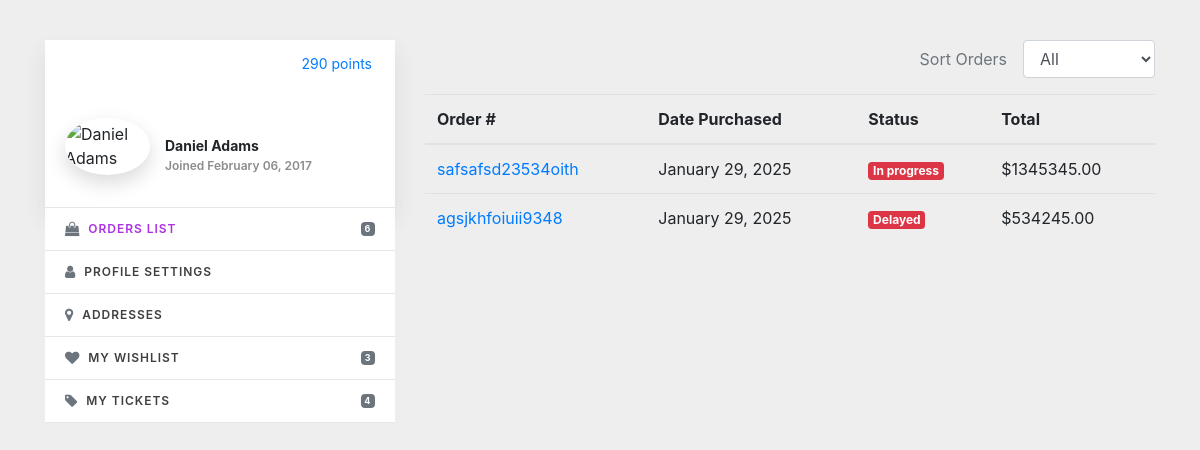
The app's page /home/order/list/ with its own data.
### apps/models.py (models this page shows, shortened)
class Order(Model):
    class OrderType(TextChoices):
        CANCELED = 'canceled', 'Canceled'
        IN_PROGRESS = 'in progress', 'In progress'
        Delayed = 'delayed', 'Delayed'
        DELIVERED = 'delivered', 'Delivered'
    order = CharField(max_length=255)
    date_purchased = DateField(auto_now_add=True)
    total = DecimalField(max_digits=12, decimal_places=2)
    status = CharField(max_length=255, choices=OrderType, default=OrderType.IN_PROGRESS)
    user = ForeignKey(User, on_delete=CASCADE, related_name='orders')
    product = ForeignKey(Product, on_delete=CASCADE, related_name='orders')

### apps/views.py (the view)
# urls.py: path('home/order/list/', home_order_list),
def home_order_list(request):
    orders = Order.objects.all()
    context = {"orders": orders}
    return render(request, 'lesson2/homework/order-list.html', context)

### templates/lesson2/homework/order-list.html (shortened to what this page needs)
<!DOCTYPE html>
<html
        lang="en">
<head
        itemscope="" itemtype="http://schema.org/WebSite">
</head>
<body>
<div
        id="snippetContent">
    <link
            rel="stylesheet" href="https://cdn.jsdelivr.net/npm/bootstrap@4.1.1/dist/css/bootstrap.min.css">
    <link
            href="https://maxcdn.bootstrapcdn.com/font-awesome/4.3.0/css/font-awesome.min.css" rel="stylesheet">
    <div
            class="container mb-4 main-container">
        <div
                class="row">
            <div
                    class="col-lg-4 pb-5">
                <div
                        class="author-card pb-3">
                    <div
                            class="author-card-cover"
                            style="background-image: url(https://bootdey.com/img/Content/flores-amarillas-wallpaper.jpeg);">
                        <a
                                class="btn btn-style-1 btn-white btn-sm" href="#" data-toggle="tooltip" title=""
                                data-original-title="You currently have 290 Reward points to spend">&nbsp;290 points</a></div>
                    <div
                            class="author-card-profile">
                        <div
                                class="author-card-avatar"><img
                                src="https://bootdey.com/img/Content/avatar/avatar1.png" alt="Daniel Adams"></div>
                        <div
                                class="author-card-details"><h5 class="author-card-name text-lg">Daniel Adams</h5><span
                                class="author-card-position">Joined February 06, 2017</span></div>
                    </div>
                </div>
                <div
                        class="wizard">
                    <nav
                            class="list-group list-group-flush"><a
                            class="list-group-item active" href="#">
                        <div
                                class="d-flex justify-content-between align-items-center">
                            <div><i
                                    class="fa fa-shopping-bag mr-1 text-muted"></i>
                                <div
                                        class="d-inline-block font-weight-medium text-uppercase">Orders List
                                </div>
                            </div>
                            <span
                                    class="badge badge-secondary">6</span></div>
                    </a><a
                            class="list-group-item"
                            href="https://www.bootdey.com/snippets/view/bs4-profile-settings-page" target="__blank"><i
                            class="fa fa-user text-muted"></i>Profile Settings</a><a
                            class="list-group-item" href="#"><i
                            class="fa fa-map-marker text-muted"></i>Addresses</a> <a
                            class="list-group-item"
                            href="https://www.bootdey.com/snippets/view/bs4-wishlist-profile-page" tagert="__blank">
                        <div
                                class="d-flex justify-content-between align-items-center">
                            <div><i
                                    class="fa fa-heart mr-1 text-muted"></i>
                                <div
                                        class="d-inline-block font-weight-medium text-uppercase">My Wishlist
                                </div>
                            </div>
                            <span
                                    class="badge badge-secondary">3</span></div>
                    </a> <a
                            class="list-group-item" href="#">
                        <div
                                class="d-flex justify-content-between align-items-center">
                            <div><i
                                    class="fa fa-tag mr-1 text-muted"></i>
                                <div
                                        class="d-inline-block font-weight-medium text-uppercase">My Tickets
                                </div>
                            </div>
                            <span
                                    class="badge badge-secondary">4</span></div>
                    </a></nav>
                </div>
            </div>
            <div
                    class="col-lg-8 pb-5">
                <div
                        class="d-flex justify-content-end pb-3">
                    <div
                            class="form-inline"><label
                            class="text-muted mr-3" for="order-sort">Sort Orders</label> <select
                            class="form-control" id="order-sort">
                        <option>All</option>
                    </select></div>
                </div>
                <div
                        class="table-responsive">
                    <table
                            class="table table-hover mb-0">
                        <thead>
                        <tr>
                            <th>Order #</th>
                            <th>Date Purchased</th>
                            <th>Status</th>
                            <th>Total</th>
                        </tr>
                        </thead>
                        <tbody>
                        {% for order in orders %}
                        	<tr>
                            <td><a
                                    class="navi-link" href="#order-details" data-toggle="modal">{{ order.order }}</a></td>
                            <td>{{ order.date_purchased|date:'F d, Y'}}</td>
                            <td><span
                                    class="badge badge-danger m-0">{{ order.status.capitalize }}</span></td>
                            <td><span>${{ order.total }}</span></td>
                        </tr>
                        {% endfor %}
                        </tbody>
                    </table>
                </div>
            </div>
        </div>
    </div>
</div>
</body>
</html>

### templates/lesson2/homework/order-list.html (style rules this page uses)
body { background: #eee; }
.main-container { margin-top: 40px; }
.author-card { position: relative; padding-bottom: 48px; background-color: #fff; box-shadow: 0 12px 20px 1px rgba(64, 64, 64, .09); }
.author-card .author-card-cover { position: relative; width: 100%; height: 100px; background-position: center; background-repeat: no-repeat; background-size: cover; }
.author-card .author-card-cover::after { display: block; position: absolute; top: 0; left: 0; width: 100%; height: 100%; content: ''; opacity: 0.5; }
.author-card .author-card-cover > .btn { position: absolute; top: 12px; right: 12px; padding: 0 10px; }
.author-card .author-card-profile { display: table; position: relative; margin-top: -22px; padding-right: 15px; padding-bottom: 16px; padding-left: 20px; z-index: 5; }
.author-card .author-card-profile .author-card-avatar, .author-card .author-card-profile .author-card-details { display: table-cell; vertical-align: middle; }
.author-card .author-card-profile .author-card-avatar { width: 85px; border-radius: 50%; box-shadow: 0 8px 20px 0 rgba(0, 0, 0, .15); overflow: hidden; }
.author-card .author-card-profile .author-card-avatar > img { display: block; width: 100%; }
.author-card .author-card-profile .author-card-details { padding-top: 20px; padding-left: 15px; }
.author-card .author-card-profile .author-card-name { margin-bottom: 2px; font-size: 14px; font-weight: bold; }
.author-card .author-card-profile .author-card-position { display: block; color: #8c8c8c; font-size: 12px; font-weight: 600; }
.btn-style-1.btn-white { background-color: #fff; }
.list-group-item i { display: inline-block; margin-top: -1px; margin-right: 8px; font-size: 1.2em; vertical-align: middle; }
.mr-1, .mx-1 { margin-right: .25rem !important; }
.list-group-item.active:not(.disabled) { border-color: #e7e7e7; background: #fff; color: #ac32e4; cursor: default; pointer-events: none; }
.list-group-flush:last-child .list-group-item:last-child { border-bottom: 0; }
.list-group-flush .list-group-item { border-right: 0 !important; border-left: 0 !important; }
.list-group-flush .list-group-item { border-right: 0; border-left: 0; border-radius: 0; }
.list-group-item.active { z-index: 2; color: #fff; background-color: #007bff; border-color: #007bff; }
.list-group-item:last-child { margin-bottom: 0; border-bottom-right-radius: .25rem; border-bottom-left-radius: .25rem; }
a.list-group-item, .list-group-item-action { color: #404040; font-weight: 600; }
.list-group-item { padding-top: 16px; padding-bottom: 16px; -webkit-transition: all .3s; transition: all .3s; border: 1px solid #e7e7e7 !important; border-radius: 0 !important; color: #404040; font-size: 12px; font-weight: 600; letter-spacing: .08em; text-transform: uppercase; text-decoration: none; }
.list-group-item { position: relative; display: block; padding: .75rem 1.25rem; margin-bottom: -1px; background-color: #fff; border: 1px solid rgba(0, 0, 0, 0.125); }

### records on screen
Order: order "safsafsd23534oith", date_purchased "January 29, 2025", status "In progress", total "1345345.00"
Order: order "agsjkhfoiuii9348", date_purchased "January 29, 2025", status "Delayed", total "534245.00"
